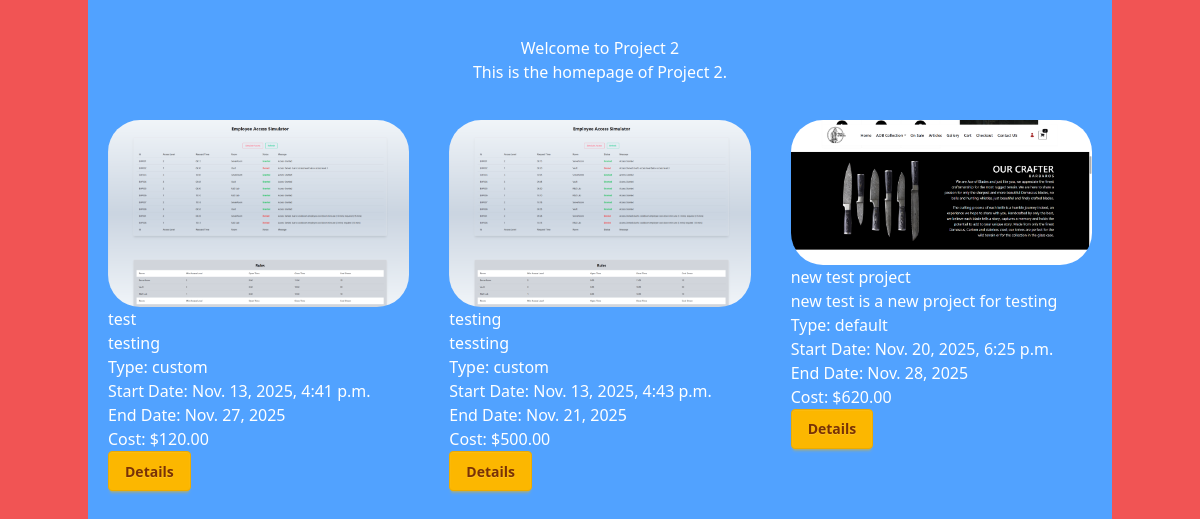
The page /project2/ on the database its author committed.
### project2/models.py (models this page shows, shortened)
class ProjectDetail(models.Model):
    title = models.CharField(max_length=200)
    image = models.ImageField(upload_to='project_images/')
    description = models.TextField()
    start_date = models.DateTimeField(default=timezone.now)
    end_date = models.DateField(null=True, blank=True)
    project_type = [("df","default"),("cf","custom")]
    type = models.CharField(max_length=2, choices=project_type)
    cost = models.DecimalField(max_digits=10, decimal_places=2,default=0.00)

### project2/views.py (the view)
# urls.py: path("", views.all_project2, name="all_project2"),
def all_project2(request):
    project_details = ProjectDetail.objects.all()
    return render(request, 'project2/all_project2.html',{'project_details':project_details})

### project2/templates/project2/all_project2.html (shortened to what this page needs)
{% extends 'layout.html' %}
{% block content %}
<div class="container mx-auto bg-blue-400 h-screen">
    <div class="flex flex-col my-5 p-4 items-center justify-center">
        <h1>Welcome to Project 2</h1>
        <p>This is the homepage of Project 2.</p>
    </div>
    <div class="grid grid-cols-3 gap-10 mx-5">
        {% for data in project_details  %}
        <div>
            <img src="{{ data.image.url }}" class="rounded-4xl" alt="{{ data.title }}">
            <h2>{{ data.title }}</h2>
            <p>{{ data.description }}</p>
            <p>Type: {{ data.get_type_display }}</p>
            <p>Start Date: {{ data.start_date }}</p>
            <p>End Date: {{ data.end_date }}</p>
            <p>Cost: ${{ data.cost }}</p>
            <a href="{% url 'project2_detail' data.id %}">
                <button class='btn btn-warning'>Details</button>
            </a>
        </div>
        {% endfor %}
    </div>
</div>
{% endblock %}

### static/style.css (style rules this page uses)
body { background-color: #f15454ff; color: white; display: flex; justify-content: center; align-items: center; }

### rows shown on the page
ProjectDetail: image (picture), title "test", description "testing", type "custom", start_date "Nov. 13, 2025, 4:41 p.m.", end_date "Nov. 27, 2025", cost "120.00"
ProjectDetail: image (picture), title "testing", description "tessting", type "custom", start_date "Nov. 13, 2025, 4:43 p.m.", end_date "Nov. 21, 2025", cost "500.00"
ProjectDetail: image (picture), title "new test project", description "new test is a new project for testing", type "default", start_date "Nov. 20, 2025, 6:25 p.m.", end_date "Nov. 28, 2025", cost "620.00"
